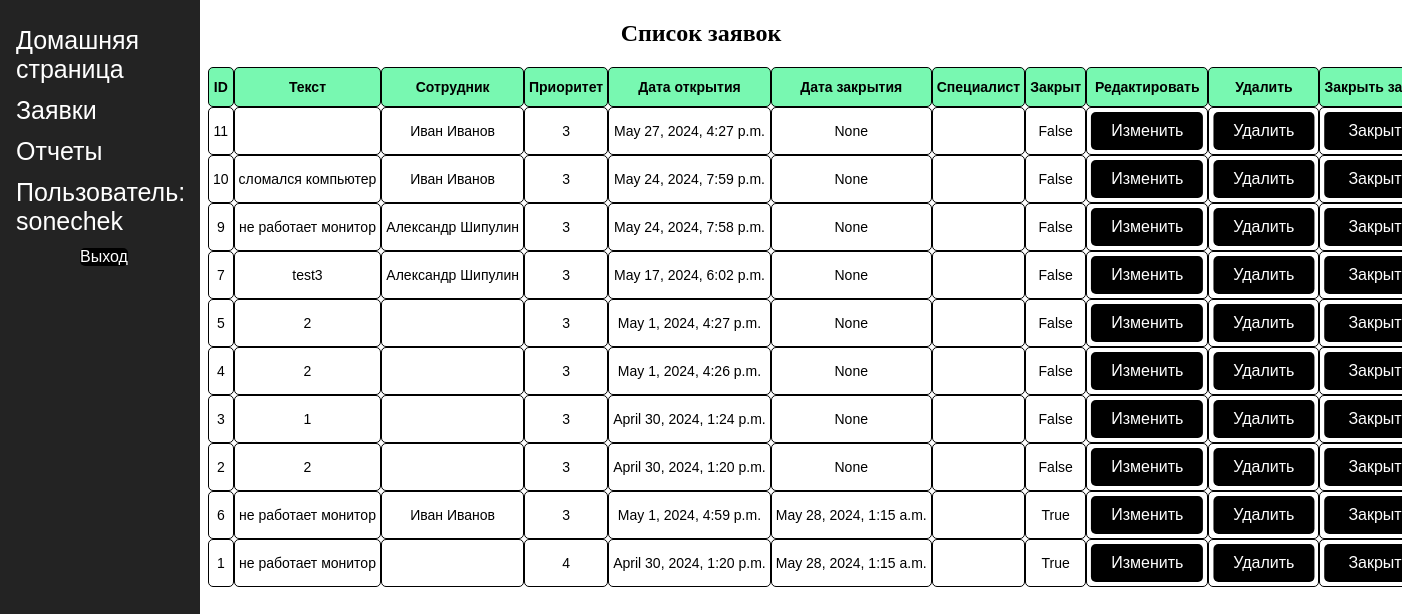
The app's page /tickets (signed in), older data.
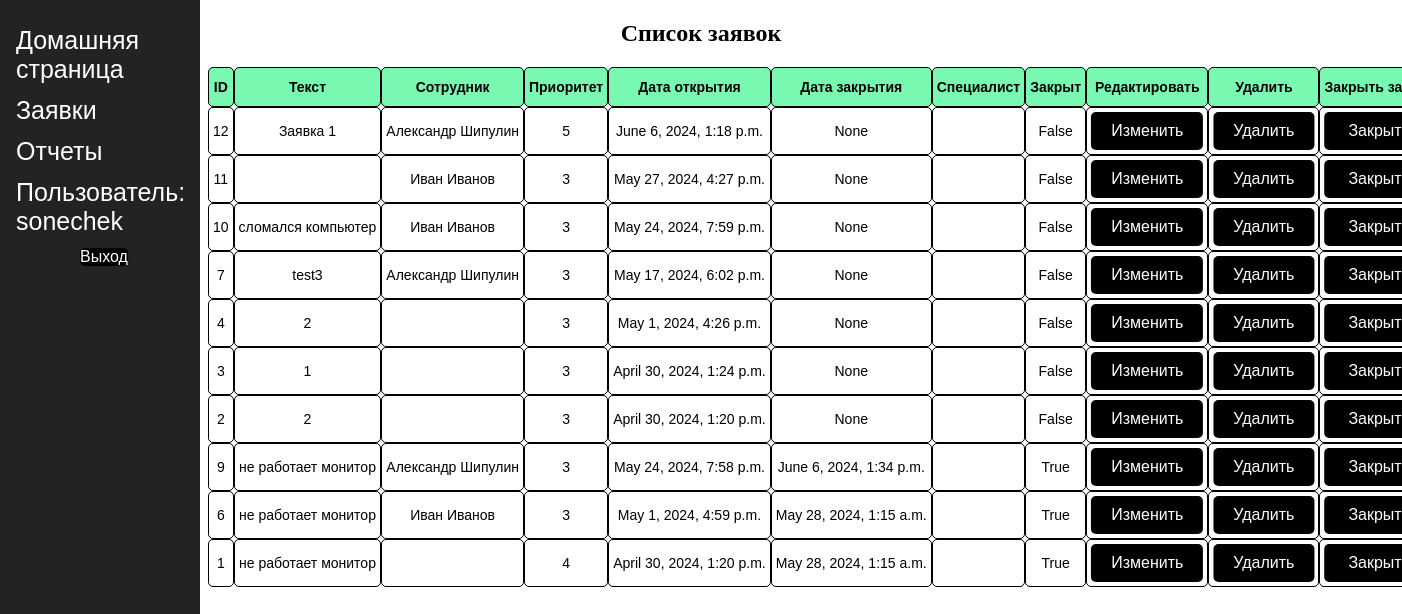
The same page, newer data.
### hdver2/models.py (models this page shows)
class Ticket(models.Model):
    text = models.TextField()
    employee = models.ForeignKey(User, on_delete=models.SET_NULL, null=True, blank=True, related_name='employee_tickets')
    specialist = models.ForeignKey(User, on_delete=models.SET_NULL, null=True, blank=True, related_name='specialist_tickets')
    date_opened = models.DateTimeField()
    date_closed = models.DateTimeField(blank=False, null=True)
    priority = models.IntegerField(default=3)
    is_closed = models.BooleanField(default=0)
    class Meta:
        ordering = ["is_closed", "-date_opened", "-priority"]

### hdver2/views.py (the view)
# urls.py: path('tickets', views.ticket, name='tickets'),
@permission_required('admin')
def ticket(request):
    tickets = Ticket.objects.all()
    return render(request, 'hd/tickets.html', {"tickets": tickets})

### templates/hd/tickets.html (shortened to what this page needs)
<!DOCTYPE html>
<html lang="en">
{% load static %}
<link rel="stylesheet" href="{% static 'css/styles.css' %}/">
<head>
</head>
<body>
<div class="sidenav">
    <a href="{% url 'index' %}">Домашняя страница</a>
    <a href="{% url 'tickets'%}">Заявки</a>
    <a href="{% url 'reports'%}">Отчеты</a>
    {% if user.is_authenticated %}
     <a>Пользователь: {{ user.get_username }}</a>
     <a>
       <form id="logout-form" method="post" action="{% url 'logout' %}">
         <button type="submit" class="btn">Выход</button>
       </form>
    </a>
   {% else %}
     <a><a href="{% url 'login'%}?next={{request.path}}">Войти</a></a>
   {% endif %}
</div>
{% if tickets.count > 0 %}
    <div >
    <h2 align="center">Список заявок</h2>
    <table class="sortable">
    <tr>
        <th>ID</th>
        <th>Текст</th>
        <th>Сотрудник</th>
        <th>Приоритет</th>
        <th>Дата открытия</th>
        <th>Дата закрытия</th>
        <th>Специалист</th>
        <th>Закрыт</th>
        <th>Редактировать</th>
        <th>Удалить</th>
        <th>Закрыть заявку</th>
    </tr>
        {% for ticket in tickets %}
            <tr>
            <td>{{ ticket.id }}</td>
            <td>{{ ticket.text }}</td>
            <td>{{ ticket.employee.first_name }} {{ ticket.employee.last_name }}</td>
            <td>{{ ticket.priority }}</td>
            <td>{{ ticket.date_opened }}</td>
            <td>{{ ticket.date_closed }}</td>
                <td>{{ ticket.specialist.first_name }} {{ ticket.specialist.last_name }}</td>
            <td>{{ ticket.is_closed }}</td>
            <td><a href="{% url 'edit' ticket.id %}" class="btn">Изменить</a></td>
            <td><a href="{% url 'delete' ticket.id %}" class="btn">Удалить</a></td>
            <td><a href="{% url 'close' ticket.id %}" class="btn">Закрыть</a></td>
            </tr>
        {% endfor %}
    </table>
    </div>
{% endif %}
</body>
</html>

Row changes from the older to the newer data that the page shows:
removed Ticket: id "5", text "2", priority "3", date_opened "May 1, 2024, 4:27 p.m.", date_closed "None", is_closed "False"
added Ticket: id "12", text "Заявка 1", employee.first_name "Александр", employee.last_name "Шипулин", priority "5", date_opened "June 6, 2024, 1:18 p.m.", date_closed "None", is_closed "False"
changed Ticket id 9: date_closed "None" → "June 6, 2024, 1:34 p.m."; is_closed "False" → "True"; moves down the list
